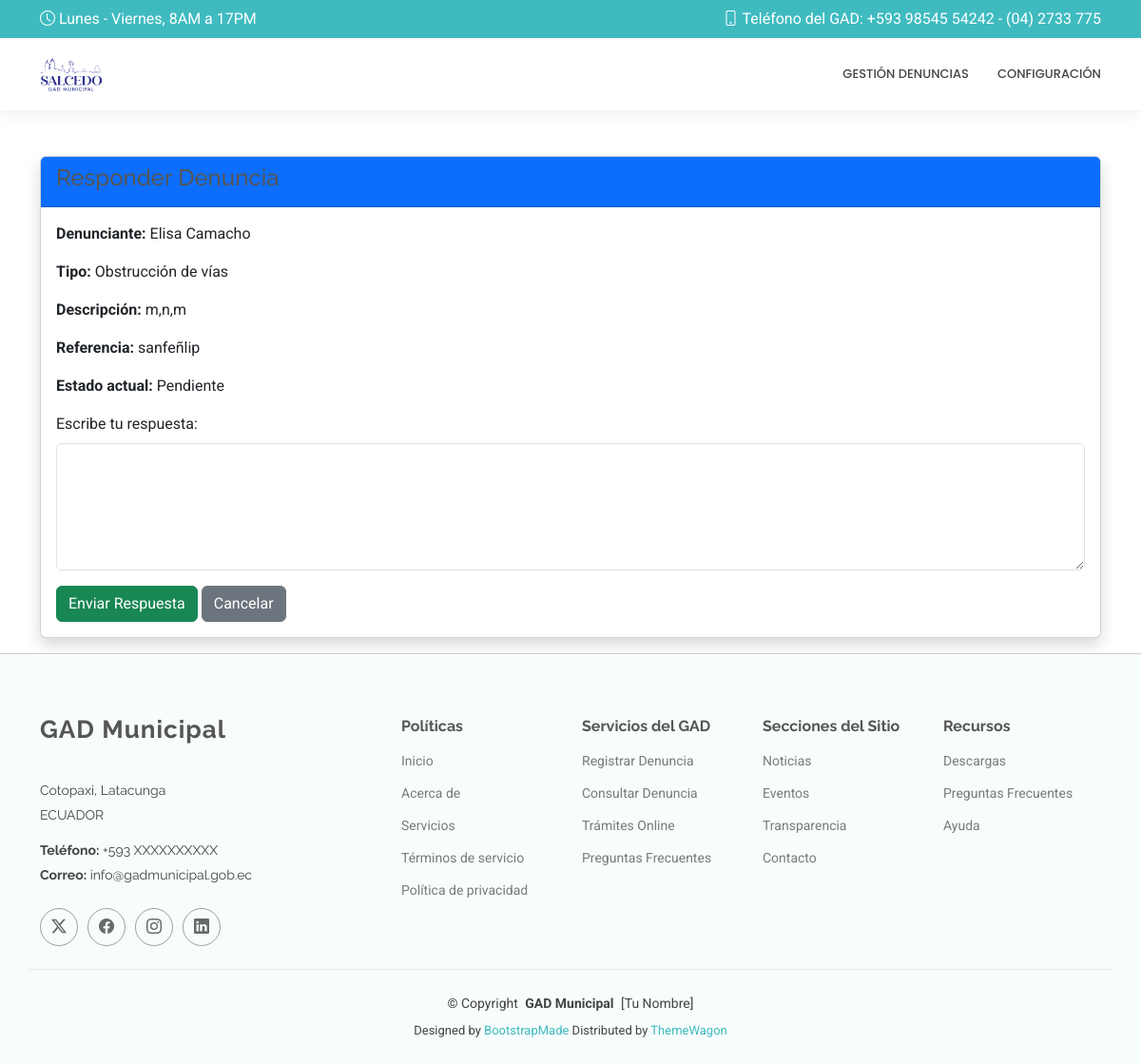
Page /responder_denuncia/5/ (signed in) on the earlier database version.
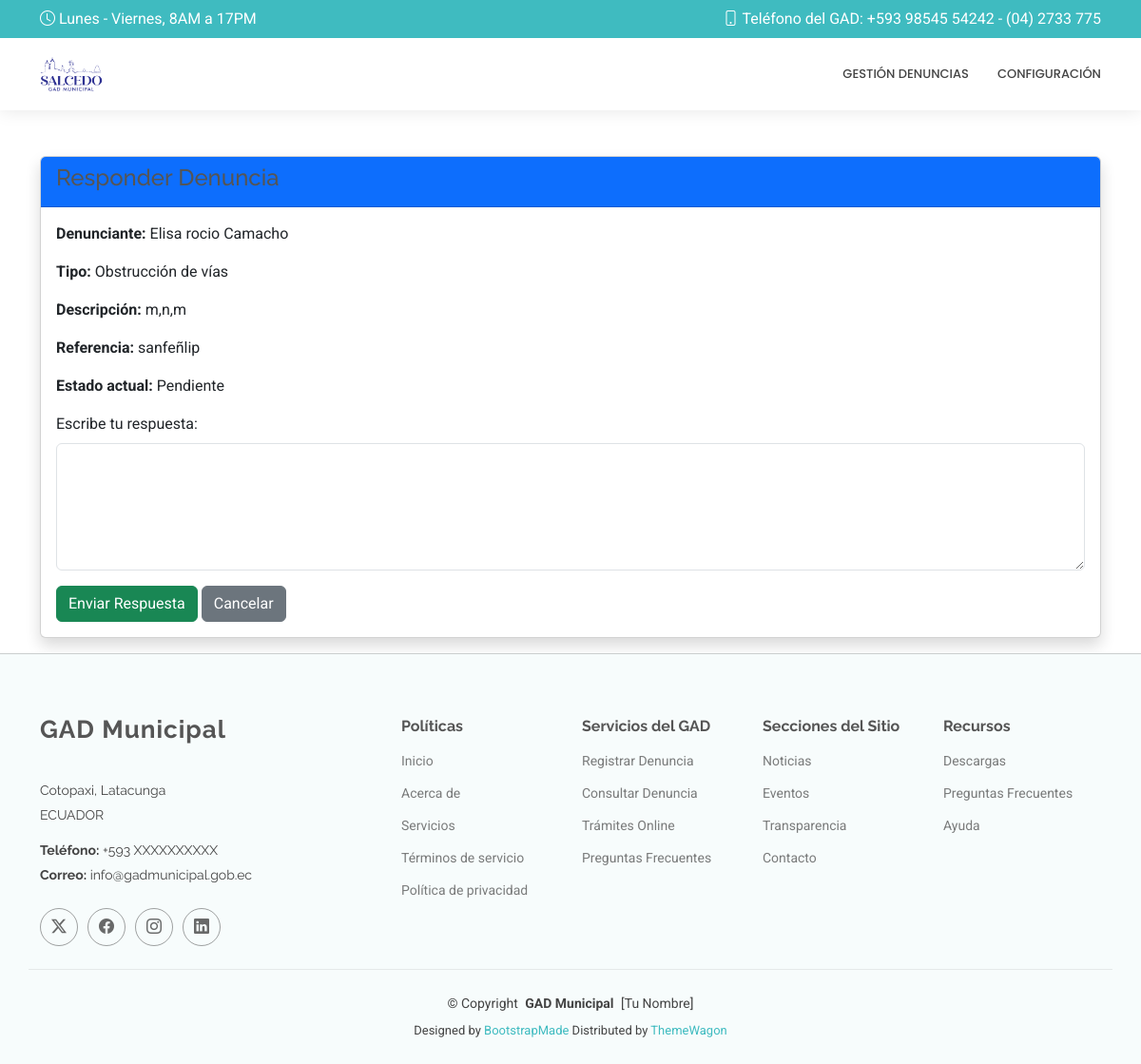
Same page on the later database version.
### Aplicaciones/Denuncias/models.py (models this page shows, shortened)
class Denuncia(models.Model):
    id = models.AutoField(primary_key=True)
    ciudadano = models.ForeignKey(Ciudadano, on_delete=models.CASCADE)
    tipo = models.CharField(max_length=100)
    descripcion = models.TextField()
    latitud = models.FloatField()
    longitud = models.FloatField()
    referencia = models.CharField(max_length=255)
    estado = models.CharField(max_length=50, default='Pendiente')
    fecha_creacion = models.DateTimeField(auto_now_add=True)

### Aplicaciones/Usuarios/models.py (models this page shows, shortened)
class Ciudadano(models.Model):
    id = models.AutoField(primary_key=True)
    cedula = models.CharField(max_length=10, unique=True)
    nombre = models.CharField(max_length=100)
    apellido = models.CharField(max_length=100)
    correo = models.EmailField(unique=True)
    contrasena = models.CharField(max_length=128)

### Aplicaciones/Denuncias/views.py (the view, shortened to what this page needs)
# urls.py: path('responder_denuncia/<int:denuncia_id>/', views.responder_denuncia, name='responder_denuncia'),
def responder_denuncia(request, denuncia_id):
    denuncia = Denuncia.objects.get(id=denuncia_id)
    funcionario = Funcionario.objects.get(id=request.session["usuario_id"])
    return render(request, "responder_denuncia.html", {"denuncia": denuncia})

### Aplicaciones/Denuncias/templates/responder_denuncia.html (shortened to what this page needs)
{% extends "plantilla2.html" %}
{% block contenido %}
<div class="container mt-5">
    <div class="card shadow">
        <div class="card-header bg-primary text-white">
            <h4>Responder Denuncia</h4>
        </div>
        <div class="card-body">
            <p><strong>Denunciante:</strong> {{ denuncia.ciudadano.nombre }} {{ denuncia.ciudadano.apellido }}</p>
            <p><strong>Tipo:</strong> {{ denuncia.tipo }}</p>
            <p><strong>Descripción:</strong> {{ denuncia.descripcion }}</p>
            <p><strong>Referencia:</strong> {{ denuncia.referencia }}</p>
            <p><strong>Estado actual:</strong> {{ denuncia.estado }}</p>
            <form method="post">
                <div class="mb-3">
                    <label for="mensaje" class="form-label">Escribe tu respuesta:</label>
                    <textarea class="form-control" id="mensaje" name="mensaje" rows="5" required></textarea>
                </div>
                <button type="submit" class="btn btn-success">Enviar Respuesta</button>
                <a href="{% url 'panel_funcionario' %}" class="btn btn-secondary">Cancelar</a>
            </form>
        </div>
    </div>
</div>
{% endblock %}

Differences in the rows shown:
changed through a linked row, Denuncia "Obstrucción de vías": ciudadano.nombre "Elisa" → "Elisa rocio"
